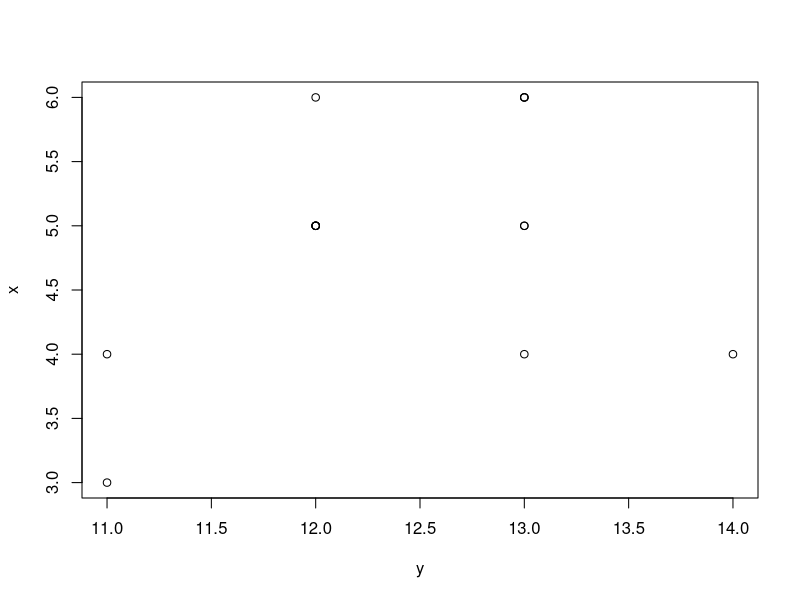
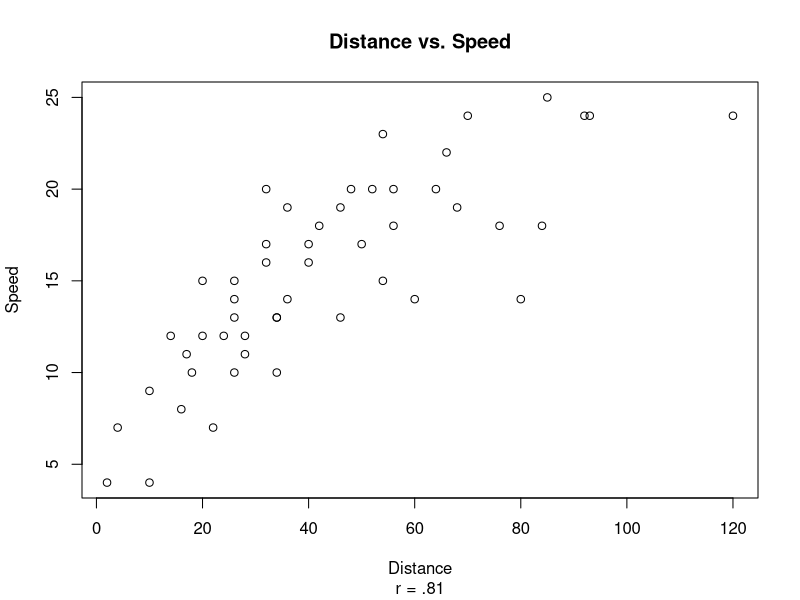
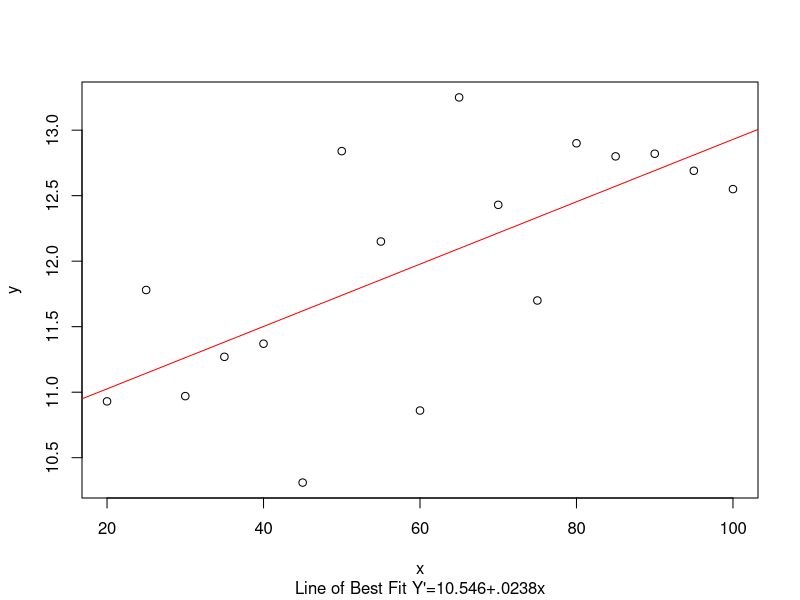

These figures' R source, in order:
## ---- chunk 1
knitr::opts_chunk$set(fig.width=12, fig.height=8, comment=NA)
## ---- chunk 2
x = c(5, 5, 4, 4, 5, 5, 4, 5, 3, 5, 6, 6, 5, 6, 6)
y = c(13, 12, 13, 14, 13, 12, 11, 12, 11, 12, 13, 12, 12, 13, 13)
xy=sum(x*y)
xy
## ---- chunk 3
x = c(5, 5, 4, 4, 5, 5, 4, 5, 3, 5, 6, 6, 5, 6, 6)
y = c(13, 12, 13, 14, 13, 12, 11, 12, 11, 12, 13, 12, 12, 13, 13)
sumx = sum(x)
sumy = sum(y)
sumx
sumy
## ---- chunk 4
num=(15*xy)-(sumx*sumy)
num
## ---- chunk 5
dsumx=sum(x^2)
dsumy=sum(y^2)
dsumx
dsumy
## ---- chunk 6
ssx=sum(x)^2
ssy=sum(y)^2
ssx
ssy
## ---- chunk 7
den = sqrt(((15*dsumx)-(ssx))*((15*dsumy)-(ssy)))
den
## ---- chunk 8
r = num/den
r
## ---- chunk 9
x
y
corxy = cor(x,y)
corxy
## ---- chunk 10
plot(x~y)
## ---- chunk 11
plot(cars$speed~cars$dist, 
     xlab="Distance",
     ylab = "Speed",
     main="Distance vs. Speed", 
     sub = "r = .81")
cor(cars$speed,cars$dist)
## ---- chunk 12
x = c(20,25,30,35,40,45,50,55,60,65,70,75,80,85,90,95,100)
y= c(10.93,11.78,10.97,11.27,11.37,10.31,12.84,12.15,10.86,13.25,12.43,11.70,12.90,
 12.8,12.82,12.69,12.55)
x
y

## ---- chunk 13
length(x)
length(y)
## ---- chunk 14
topb=(sum(x*y))-(sum(x)*(sum(y)/17))
topb
## ---- chunk 15
botb = (sum(x^2))-((sum(x)^2)/17)
botb
## ---- chunk 16
b=topb/botb
b
## ---- chunk 17
a=mean(y)-b*(mean(x))
a
## ---- chunk 18
ssxy=sum((x-mean(x))*(y-mean(y)))
ssxy
## ---- chunk 19
ssx=sum((x - mean(x))^2)
ssx
## ---- chunk 20
b = (ssxy/ssx)
b = round(b,digits=4)
b
## ---- chunk 21
a=(mean(y))-(b*(mean(x)))
a
## ---- chunk 22
xy.mod<-lm(y~x)
xy.mod = summary(xy.mod)
xy.mod
## ---- chunk 23
plot(y~x,
     sub="Line of Best Fit Y'=10.546+.0238x")

abline(a=a,b=b,col="red")
